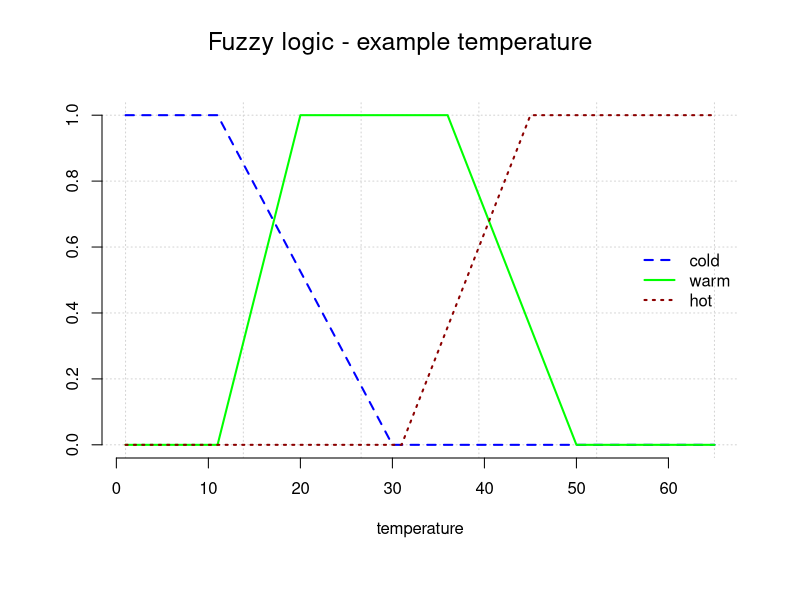

Write the R code that produced this figure.
###
### R-code supplement
### to the book
###
### "Subjektive Ansichten und objektive Betrachtungen"
###
### written by Gürtler & Huber (2023)
###
### All R-code is published under the GPL v3 license:
###
### https://www.gnu.org/licenses/gpl-3.0.en.html
###
### except for 'borrowed' code - see links and references.
### For this R-code the original license of the respective
### authors is valid.
###
### R-code published on
###
### https://osdn.net/projects/mixedmethod-rcode
### https://github.com/abcnorio/mixedmethod-rcode



# file:
# ptII_qual_Boole_fuzzy-logic.r

# location:
# chap. 12 [12.7]
# Fuzzy Logic

# example fuzzy logic temperature measurement
cold <- c(rep(1,10),seq(1,0,length=20),rep(0,35))
length(cold)
warm <- c(rep(0,10),seq(0,1,length=10),rep(1,15),seq(1,0,length=15),rep(0,15))
length(warm)
hot <- c(rep(0,30),seq(0,1,length=15),rep(1,20))
length(hot)

par(oma=c(2,1,1,1), "cex.axis"=1, bty="l")
plot(cold, type="l", bty="n", col="blue", pre.plot=grid(), lwd=2, xlab="temperature", ylab="", lty=2)
lines(warm, col="green", lwd=2)
lines(hot, col="darkred", lwd=2, lty=3)
lnames <- c("cold","warm","hot")
colos <- c("blue","green","darkred")
legend("right",legend=lnames, col=colos, lty=c(2,1,3), lwd=2, bty="n")
mtext(expression(paste("Fuzzy logic - example temperature")),outer=TRUE,line=-2,cex=1.5, side=3)


